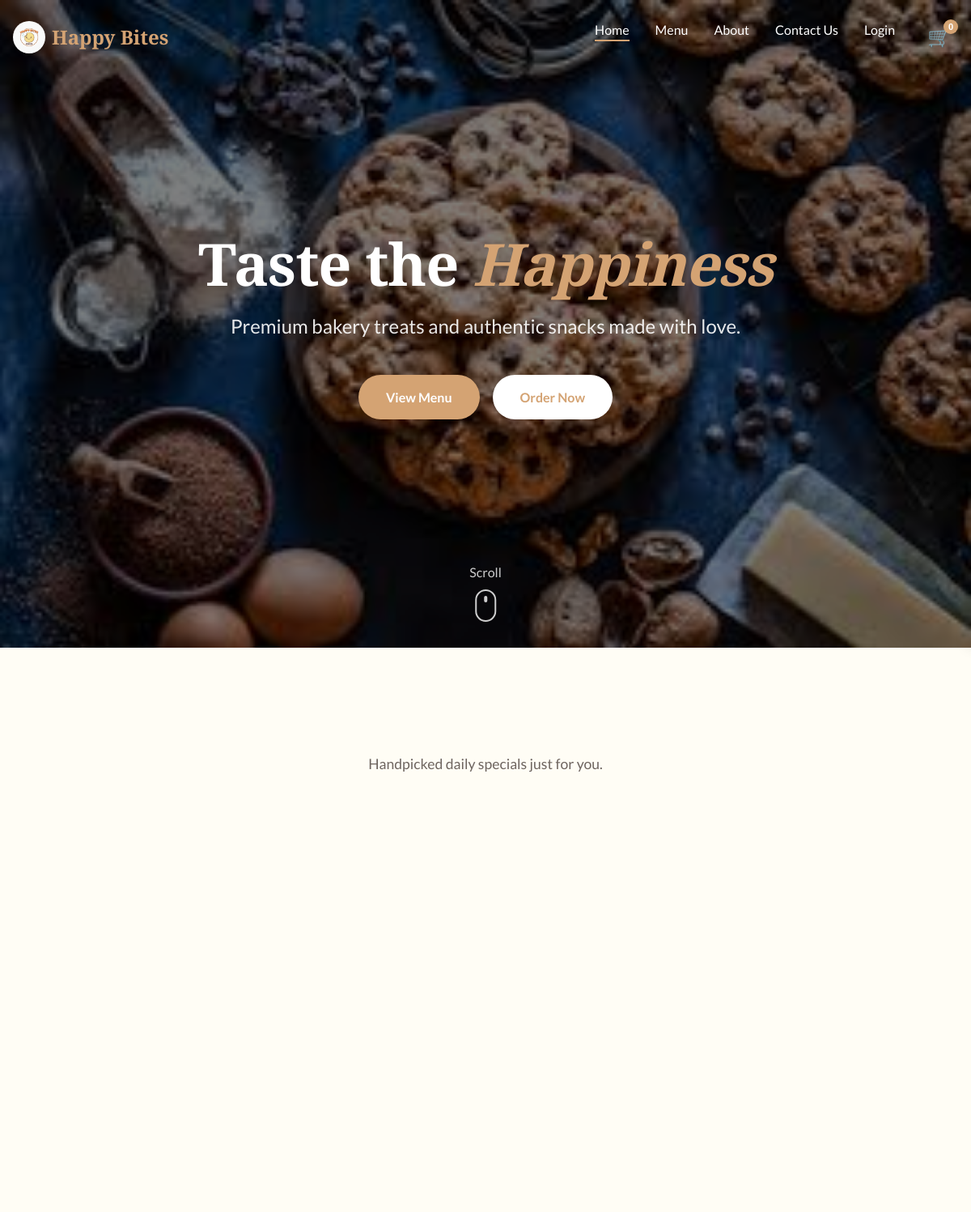
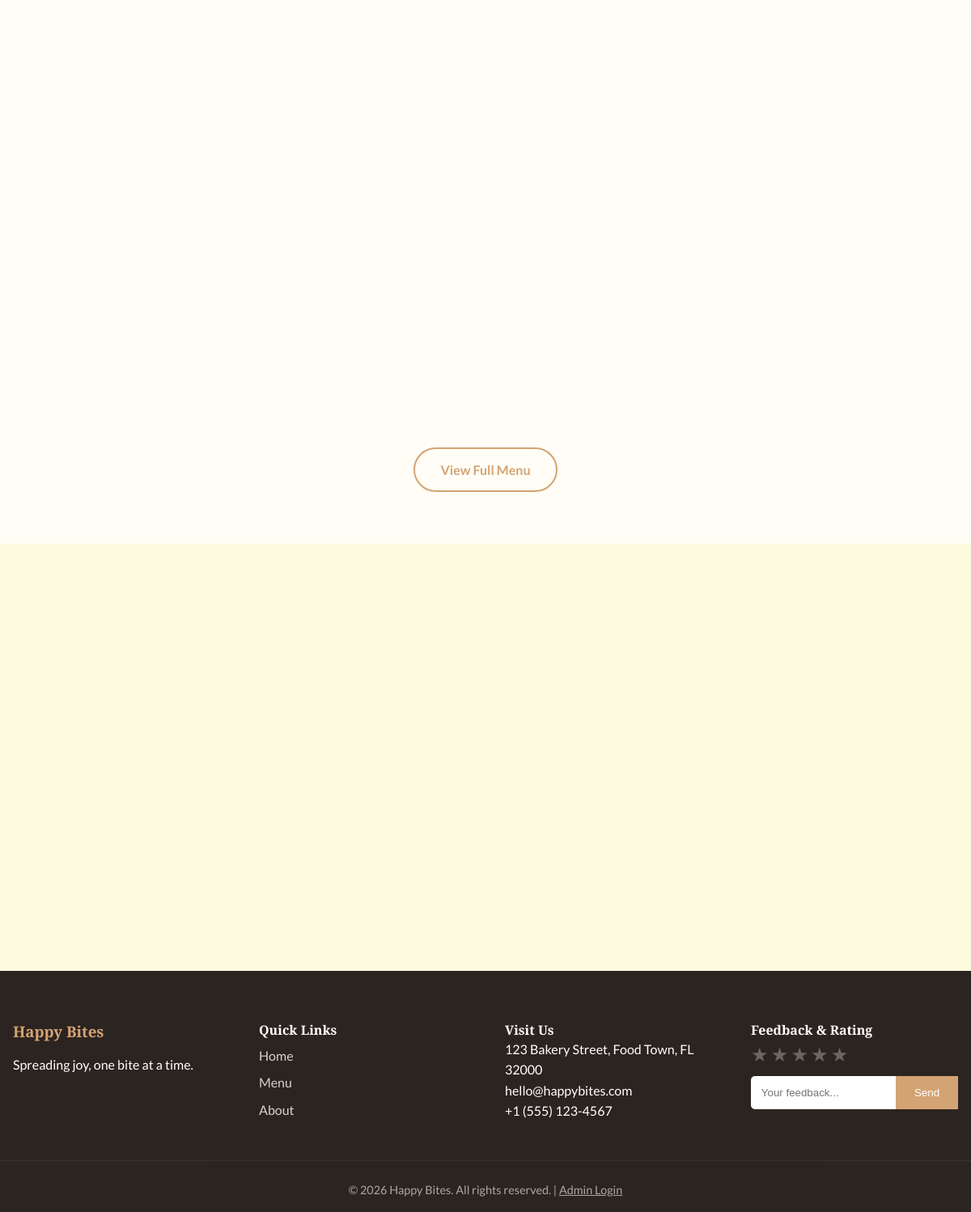
The page / on the database its author committed (2 pictures, top to bottom).
### app.py (models this page shows)
class StoreSettings(db.Model):
    id = db.Column(db.Integer, primary_key=True)
    address = db.Column(db.Text, nullable=False, default='123 Bakery Street, Food Town, FL 32000')
    phone = db.Column(db.String(20), nullable=False, default='+1 (555) 123-4567')
    email = db.Column(db.String(120), nullable=False, default='hello@happybites.com')
    instagram = db.Column(db.String(255), nullable=True)
    facebook = db.Column(db.String(255), nullable=True)
    twitter = db.Column(db.String(255), nullable=True)
    whatsapp = db.Column(db.String(20), nullable=True)

### app.py (the view)
@app.route('/')
def home():
    featured_products = Product.query.limit(4).all()
    return render_template('index.html', products=featured_products)

### app.py (called while the page is built)
@app.context_processor
def inject_settings():
    settings = StoreSettings.query.first()
    if not settings:
        settings = StoreSettings()
        db.session.add(settings)
        db.session.commit()
    return dict(store_settings=settings)

### templates/index.html (shortened to what this page needs)
<!DOCTYPE html>
<html lang="en">
<head>
    <link rel="stylesheet" href="https://cdnjs.cloudflare.com/ajax/libs/font-awesome/6.0.0/css/all.min.css">
    <link rel="stylesheet" href="/static/style.css">
</head>
<body>
    <nav class="navbar" id="navbar">
        <div class="container nav-container">
            <a href="#" class="logo">
                <img src="static/assets/images/logo.jpeg" alt="Happy Bites Logo" class="logo-img">
                <span class="logo-text">Happy Bites</span>
            </a>
            <ul class="nav-links">
                <li><a href="#home" class="nav-link active">Home</a></li>
                <li><a href="#menu" class="nav-link">Menu</a></li>
                <li><a href="#about" class="nav-link">About</a></li>
                <li><a href="#contact" class="nav-link">Contact Us</a></li>
                {% if session.user_logged_in %}
                <li><a href="#" class="nav-link" style="color: var(--primary);">Hi, {{ session.full_name.split()[0]
                        }}</a></li>
                <li><a href="/logout" class="nav-link">Logout</a></li>
                {% else %}
                <li><a href="/login" class="nav-link">Login</a></li>
                {% endif %}
                <li class="cart-item">
                    <button class="cart-btn" aria-label="View Cart">
                        <span class="cart-icon">🛒</span>
                        <span class="cart-count">0</span>
                    </button>
                </li>
            </ul>
        </div>
    </nav>
    <header id="home" class="hero">
        <div class="hero-bg">
            <img src="static/assets/images/cookies.jpg" alt="Delicious Cookies" class="hero-video">
            <div class="overlay"></div>
        </div>
        <div class="container hero-content">
            <h1 class="hero-title">Taste the <span class="highlight">Happiness</span></h1>
            <p class="hero-subtitle">Premium bakery treats and authentic snacks made with love.</p>
            <div class="hero-buttons">
                <a href="/menu" class="btn btn-primary">View Menu</a>
                <a href="#menu" class="btn btn-secondary">Order Now</a>
            </div>
        </div>
        <div class="scroll-indicator">
            <span>Scroll</span>
            <div class="mouse"></div>
        </div>
    </header>
    <section id="menu" class="section menu-section">
        <div class="container">
            <div class="section-header text-center">
                <p class="section-desc">Handpicked daily specials just for you.</p>
            </div>
            <div class="menu-grid">
        </div>
        <div class="center-btn">
            <a href="/menu" class="btn btn-outline">View Full Menu</a>
        </div>
        </div>
    </section>
    <section id="about" class="section about-section">
        <div class="container about-grid">
            <div class="about-image">
                <div class="image-stack">
                </div>
            </div>
        </div>
    </section>
    <footer id="contact" class="site-footer">
        <div class="container footer-content">
            <div class="footer-brand">
                <h3>Happy Bites</h3>
                <p>Spreading joy, one bite at a time.</p>
            </div>
            <div class="footer-links">
                <h4>Quick Links</h4>
                <a href="#home">Home</a>
                <a href="#menu">Menu</a>
                <a href="#about">About</a>
            </div>
            <div class="footer-contact">
                <h4>Visit Us</h4>
                <p>{{ store_settings.address }}</p>
                <p>{{ store_settings.email }}</p>
                <p>{{ store_settings.phone }}</p>
            </div>
            <div class="footer-newsletter">
                <h4>Feedback & Rating</h4>
                <form class="feedback-form" id="feedbackForm">
                    <div class="star-rating">
                        <input type="radio" id="star5" name="rating" value="5" /><label for="star5"
                            title="5 stars">★</label>
                        <input type="radio" id="star4" name="rating" value="4" /><label for="star4"
                            title="4 stars">★</label>
                        <input type="radio" id="star3" name="rating" value="3" /><label for="star3"
                            title="3 stars">★</label>
                        <input type="radio" id="star2" name="rating" value="2" /><label for="star2"
                            title="2 stars">★</label>
                        <input type="radio" id="star1" name="rating" value="1" /><label for="star1"
                            title="1 star">★</label>
                    </div>
                    <div class="feedback-input-group">
                        <input type="text" id="feedbackMsg" placeholder="Your feedback..." required>
                        <button type="submit">Send</button>
                    </div>
                </form>
            </div>
        </div>
        <div class="footer-bottom text-center">
            <p>&copy; 2026 Happy Bites. All rights reserved. | <a href="/admin"
                    style="color: inherit; text-decoration: underline;">Admin Login</a></p>
        </div>
    </footer>
</body>
</html>

### rows shown on the page
StoreSettings: address "123 Bakery Street, Food Town, FL 32000", email "hello@happybites.com", phone "+1 (555) 123-4567"
